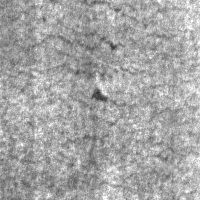
#> input picture kaggle/input/neu-surface-defect-database/NEU-DET/train/images/crazing/crazing_12.jpg, 200 x 200 px, found by its file name; its folder holds only this picture in this run
$ jupyter execute --allow-errors 'COMPUTER VISION_PHAN LOAI ANH SEM BE MAT THEP.ipynb'   (shell and % lines are left out)
#> lines starting #> are read from the running program, lines starting #| are printed output that depends on the picture
---
# DỰ ÁN COMPUTER VISION - PHÂN LOẠI LỖI BỀ MẶT TỪ ẢNH SEM
NEU Surface Defect Database Classification

MÔ TẢ BÀI TOÁN:
- Phân loại 6 loại lỗi bề mặt thép: Crazing, Inclusion, Patches,
  Pitted Surface, Rolled-in Scale, Scratches
- Dataset: NEU Surface Defect Database với 1800 ảnh grayscale 200x200px
- Mục tiêu: So sánh hiệu suất của EfficientNet, MobileNet, và ResNet

HƯỚNG DẪN CHẠY TRÊN GOOGLE COLAB:
1. Tải dataset từ Kaggle hoặc nguồn khác
2. Upload lên Google Drive hoặc tải trực tiếp
3. Chạy từng cell theo thứ tự
4. Kết quả sẽ được lưu vào thư mục outputs/
---

## BƯỚC 1: CÀI ĐẶT THƯ VIỆN VÀ IMPORT

[cell 1]
import os
import numpy as np
import pandas as pd
import matplotlib.pyplot as plt
import seaborn as sns
from pathlib import Path
import cv2
from sklearn.model_selection import train_test_split
from sklearn.metrics import classification_report, confusion_matrix, accuracy_score
from sklearn.metrics import precision_recall_fscore_support
import tensorflow as tf
from tensorflow import keras
from tensorflow.keras import layers, models
from tensorflow.keras.preprocessing.image import ImageDataGenerator
from tensorflow.keras.callbacks import ModelCheckpoint, EarlyStopping, ReduceLROnPlateau
from tensorflow.keras.applications import (
    EfficientNetB0, EfficientNetB3, EfficientNetB7,
    MobileNet, MobileNetV2, MobileNetV3Small, MobileNetV3Large,
    ResNet50V2
)
import time
import json
from datetime import datetime

# Thiết lập seed để tái tạo kết quả
np.random.seed(42)
tf.random.set_seed(42)
#> (this line was passed over: tensorflow is not available in this run)

print("TensorFlow version:", tf.__version__)
print("GPU Available:", tf.config.list_physical_devices('GPU'))
#> (this line was passed over: tensorflow is not available in this run)

---
## BƯỚC 2: TẢI DATASET TỪ KAGGLE (Tùy chọn)

[cell 2]
import kagglehub

# Download latest version
#> (the rest of this cell did not finish here and is left out)

[cell 3]
OUTPUT_DIR = Path("/kaggle/outputs")
OUTPUT_DIR.mkdir(parents=True, exist_ok=True)

---
## BƯỚC 3: KHỞI TẠO THƯ MỤC VÀ THAM SỐ

[cell 4]
# Classes trong NEU Surface Defect Database
CLASSES = ['crazing', 'inclusion', 'patches', 'pitted_surface', 'rolled-in_scale', 'scratches']
NUM_CLASSES = len(CLASSES)

print(f"Number of classes: {NUM_CLASSES}")
print(f"Classes: {CLASSES}")

[cell 5]
DATA_PATH = "/kaggle/input/neu-surface-defect-database"

# Reset image_data for fresh population
image_data = []

# Base directory where NEU-DET is unzipped
base_det_dir = os.path.join(DATA_PATH, "NEU-DET")

# Subdirectories that contain image folders (e.g., 'train', 'validation')
sub_data_types = ['train', 'validation']

print("Đang thu thập dữ liệu ảnh...")
for data_type in sub_data_types:
    current_images_root = os.path.join(base_det_dir, data_type, "images")
    if os.path.exists(current_images_root):
        print(f"  Tìm kiếm trong: {current_images_root}")
        for class_name in CLASSES:
            class_dir = os.path.join(current_images_root, class_name)
            if os.path.exists(class_dir):
                images = [f for f in os.listdir(class_dir) if f.endswith(('.jpg', '.png', '.bmp'))]
                for img_name in images:
                    image_data.append({
                        'filename': img_name,
                        'filepath': os.path.join(class_dir, img_name),
                        'class': class_name,
                        'class_idx': CLASSES.index(class_name)
                    })
            else:
                print(f"  Warning: Thư mục lớp {class_dir} không tìm thấy. Bỏ qua.")
    else:
        print(f"  Warning: Thư mục ảnh {current_images_root} không tìm thấy. Bỏ qua.")
#> pass 2 of the loop `for data_type in sub_data_types:`:

df = pd.DataFrame(image_data)

print(f"\nTổng số ảnh đã thu thập: {len(df)}")
print(f"Số lớp: {NUM_CLASSES}")

print("\nPhân bố dữ liệu:")
if not df.empty and 'class' in df.columns:
    print(df['class'].value_counts())
else:
    print("Không có dữ liệu ảnh nào được tìm thấy hoặc DataFrame trống sau khi thu thập.")
    print("Vui lòng kiểm tra lại cấu trúc thư mục dữ liệu.")

[cell 6]
from PIL import Image

# Hiển thị mẫu ảnh
sample_images = df.groupby('class').first()
fig, axes = plt.subplots(2, 3, figsize=(15, 10))
fig.suptitle('Mẫu ảnh từ mỗi loại lỗi bề mặt', fontsize=16, fontweight='bold')

for idx, (class_name, row) in enumerate(sample_images.iterrows()):
    ax = axes[idx // 3, idx % 3]
    img = Image.open(row['filepath']).convert('L')  # Grayscale
    ax.imshow(img, cmap='gray')
    ax.set_title(f'{class_name}', fontsize=12, fontweight='bold')
    ax.axis('off')
#> pass 2 of the loop `for idx, (class_name, row) in enumerate(sample_images.iterrows()):`:
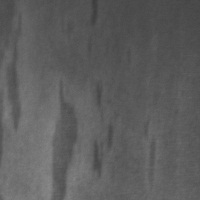
#> input picture kaggle/input/neu-surface-defect-database/NEU-DET/train/images/inclusion/inclusion_114.jpg, 200 x 200 px, found by its file name

plt.tight_layout()
plt.show()
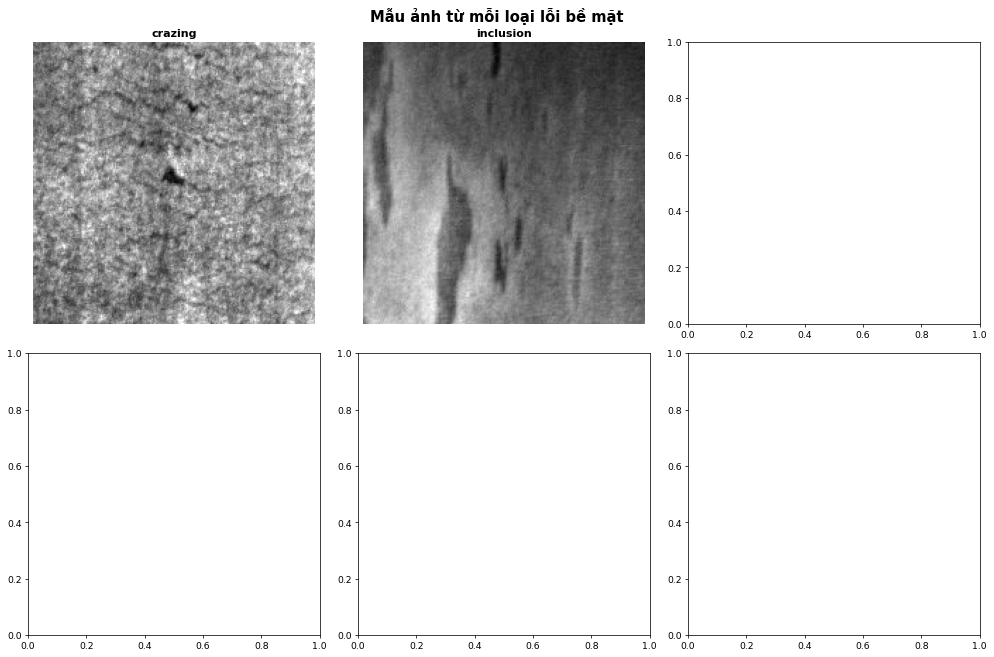
#> figure drawn by matplotlib, 2 panels

---
## BƯỚC 4: TIỀN XỬ LÝ ẢNH ĐẶC BIỆT CHO ẢNH SEM

[cell 7]
def preprocess_sem_image(image_path, target_size=(224, 224)):
    """
    Tiền xử lý ảnh SEM với các kỹ thuật đặc biệt:
    - CLAHE (Contrast Limited Adaptive Histogram Equalization)
    - Gaussian blur để giảm nhiễu
    - Normalization
    """
#> called with target_size = (224, 224)
    # Đọc ảnh
    img = cv2.imread(str(image_path), cv2.IMREAD_GRAYSCALE)

    # CLAHE để cải thiện contrast
    clahe = cv2.createCLAHE(clipLimit=2.0, tileGridSize=(8,8))
    img = clahe.apply(img)
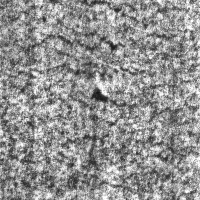
#> img: shape (200, 200); min 22, max 255, mean 145.6

    # Giảm nhiễu với Gaussian Blur
    img = cv2.GaussianBlur(img, (3, 3), 0)
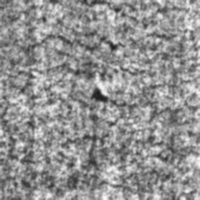
#> img: shape (200, 200); min 30, max 253, mean 145.6

    # Resize
    img = cv2.resize(img, target_size)
#> img: shape (224, 224)

    # Chuyển sang 3 kênh (RGB) cho pre-trained models
    img = cv2.cvtColor(img, cv2.COLOR_GRAY2RGB)
#> img: shape (224, 224, 3)

    # Normalization [0, 255] -> [0, 1]
    img = img.astype(np.float32) / 255.0

    return img

[cell 8]
# [24 lines left out: function load_dataset_from_directory, not called in this run]

---
## BƯỚC 5: TẢI VÀ CHIA DỮ LIỆU

[cell 9]
# Tham số huấn luyện
IMG_SIZE = (224, 224)
BATCH_SIZE = 32
EPOCHS = 50
LEARNING_RATE = 1e-4

[cell 10]
print("Loading dataset from DataFrame...")
images_list = []
labels_list = []

# Iterate through the pre-collected dataframe which has all correct filepaths
for index, row in df.iterrows():
    img_path = row['filepath']
    class_idx = row['class_idx']
    img = preprocess_sem_image(img_path, IMG_SIZE)
    images_list.append(img)
    labels_list.append(class_idx)
#> pass 2 of the loop `for index, row in df.iterrows():`:
#> in preprocess_sem_image (call 2), `img = clahe.apply(img)`:
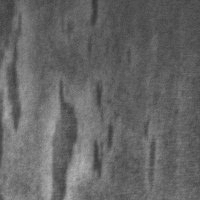
#> img: shape (200, 200); min 53, max 182, mean 101.9

X = np.array(images_list)
y = np.array(labels_list)

print(f"Successfully loaded {len(X)} images.")

[cell 11]
print(f"\nDataset shape: {X.shape}")
#| Dataset shape: (4, 224, 224, 3)
print(f"Labels shape: {y.shape}")
#| Labels shape: (4,)
print(f"Unique labels: {np.unique(y)}")

[cell 12]
# Phân chia dữ liệu: 70% train, 15% validation, 15% test
X_train, X_temp, y_train, y_temp = train_test_split(
    X, y, test_size=0.3, random_state=42, stratify=y
)

#> (the rest of this cell did not finish here and is left out)

#> (a cell that did not finish here is left out)

---
## BƯỚC 6: DATA AUGMENTATION

#> (a cell that did not finish here is left out)

---
## BƯỚC 7: XÂY DỰNG MODELS

[cell 15]
# [41 lines left out: function create_model, not called in this run]

---
## BƯỚC 8: HÀM HUẤN LUYỆN VÀ ĐÁNH GIÁ

[cell 16]
# [81 lines left out: function train_and_evaluate_model, not called in this run]

---
## BƯỚC 9: HUẤN LUYỆN TẤT CẢ MODELS

[cell 17]
# Danh sách models cần so sánh
MODELS_TO_TRAIN = [
    'EfficientNetB0',
    'EfficientNetB3',
    'MobileNet',
    'MobileNetV2',
    'MobileNetV3Small',
    # 'MobileNetV3Large',
    'ResNet50V2'
]

all_results = {}
all_histories = {}
# `trained_models` will not store actual model objects across iterations due to memory management (tf.keras.backend.clear_session()).
# Instead, the best weights for each model are saved as .keras files and can be reloaded.

print(f"\n{'='*80}")
print(f"Starting training for {len(MODELS_TO_TRAIN)} models")
print(f"Models to train: {MODELS_TO_TRAIN}")
print(f"{'='*80}\n")

for model_name in MODELS_TO_TRAIN:
    try:
        model, history, results = train_and_evaluate_model(
            model_name,
            X_train, y_train_cat,
            X_val, y_val_cat,
            X_test, y_test_cat
        )

        all_results[model_name] = results
        all_histories[model_name] = history.history

        # Lưu kết quả riêng lẻ của model
        with open(OUTPUT_DIR / f'{model_name}_results.json', 'w') as f:
            json.dump(results, f, indent=4)
        print(f"  Individual results for {model_name} saved to {OUTPUT_DIR / f'{model_name}_results.json'}")

        # Lưu lịch sử huấn luyện riêng lẻ của model
        with open(OUTPUT_DIR / f'{model_name}_history.json', 'w') as f:
            json.dump(history.history, f, indent=4)
        print(f"  Individual history for {model_name} saved to {OUTPUT_DIR / f'{model_name}_history.json'}")

        # Giải phóng bộ nhớ
        del model
        tf.keras.backend.clear_session()

    except Exception as e:
        print(f"Error training {model_name}: {str(e)}")
        continue

# Lưu tổng hợp tất cả các kết quả và lịch sử sau khi tất cả models đã được huấn luyện
try:
    with open(OUTPUT_DIR / 'all_results_summary.json', 'w') as f:
        json.dump(all_results, f, indent=4)
    print(f"\nConsolidated results summary saved to {OUTPUT_DIR / 'all_results_summary.json'}")

    with open(OUTPUT_DIR / 'all_histories_summary.json', 'w') as f:
        json.dump(all_histories, f, indent=4)
    print(f"Consolidated histories summary saved to {OUTPUT_DIR / 'all_histories_summary.json'}")

except Exception as e:
    print(f"Error saving consolidated results/histories: {str(e)}")
